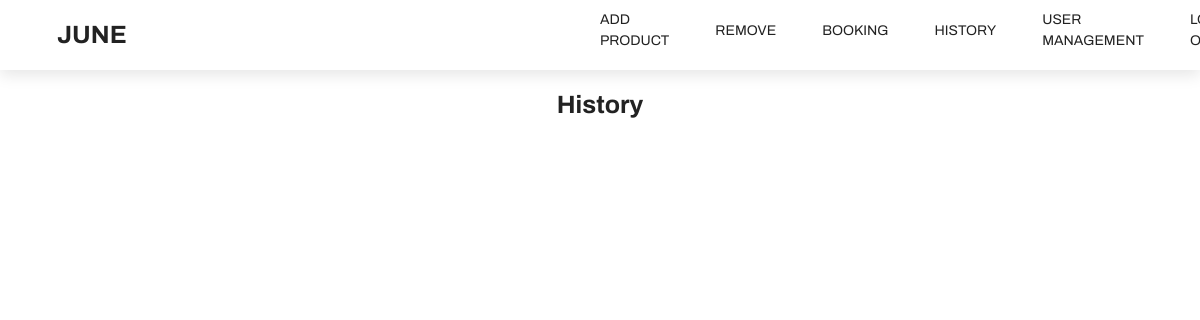
/history.php, run on an earlier commit of the app's database.
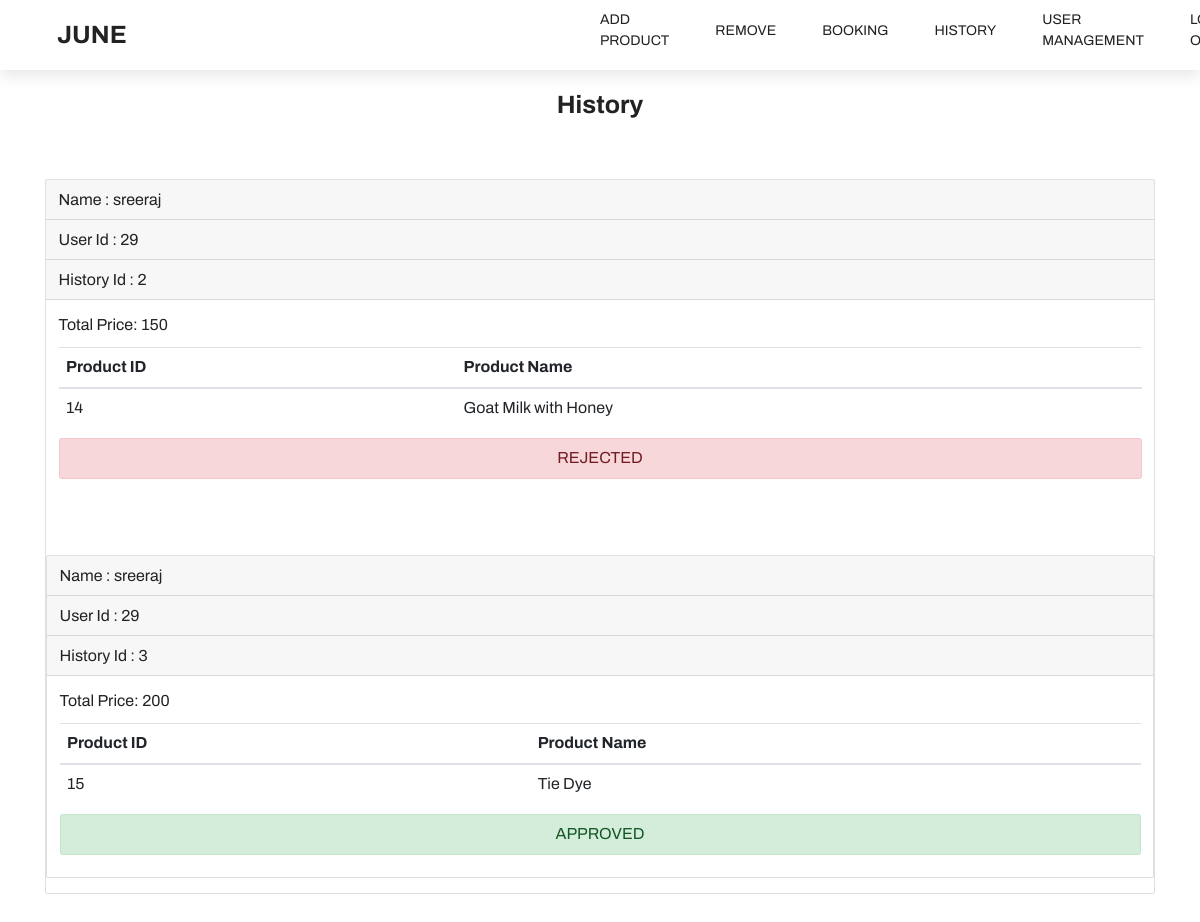
And on a later commit of the database.
### tables this page shows
CREATE TABLE `history` (
  `h_id` int(11) NOT NULL,
  `b_id` int(11) NOT NULL,
  `u_id` int(11) NOT NULL,
  `p_ids` varchar(100) NOT NULL,
  `price` varchar(50) NOT NULL,
  `status` varchar(20) NOT NULL
);

CREATE TABLE `user_credentials` (
  `u_id` int(11) NOT NULL,
  `first_name` varchar(30) NOT NULL,
  `last_name` varchar(30) NOT NULL,
  `mobile_number` varchar(30) NOT NULL,
  `email` varchar(30) NOT NULL,
  `date_of_birth` date NOT NULL,
  `address` varchar(500) NOT NULL,
  `passphrase` varchar(50) NOT NULL
);

CREATE TABLE `products` (
  `p_id` int(11) NOT NULL,
  `name` varchar(100) NOT NULL,
  `photo` longblob NOT NULL,
  `price` varchar(100) NOT NULL,
  `status` varchar(30) NOT NULL,
  `rating` varchar(20) NOT NULL,
  `availability` varchar(30) NOT NULL,
  `details` varchar(300) NOT NULL
);

### history.php (the view, shortened to what this page needs)
<?php
include './common/CommonAdminHeader.php';
$sql = "SELECT b.b_id, b.u_id, b.p_ids, b.price, b.status, u.first_name
        FROM history b
        INNER JOIN user_credentials u ON b.u_id = u.u_id";
$result = $conn->query($sql);
echo '<div class="container mt-5 p-5" >';
echo '<center class="mt-5">
    <h1><strong>History</strong></h1>
    </center>';
while ($row = $result->fetch_assoc()) {
    echo '<br>';
    $b_id = $row["b_id"];
    $u_id = $row["u_id"];
    $p_ids = $row["p_ids"];
    $price = $row["price"];
    $status = $row["status"];
    $user_first_name = $row["first_name"];
    echo '<div class="card mb-4 mt-5">';
    echo '<div class="card-header"> Name : ' . $user_first_name . '</div>';
    echo '<div class="card-header"> User Id : ' . $u_id . '</div>';
    echo '<div class="card-header"> History Id : ' . $b_id . '</div>';
    echo '<div class="card-body">';
    echo '<p>Total Price: ' . $price . '</p>';
    $p_ids_array = explode(',', $p_ids);
    echo '<table class="table">
            <thead>
                <tr>
                    <th>Product ID</th>
                    <th>Product Name</th>
                </tr>
            </thead>
            <tbody>';
    foreach ($p_ids_array as $p_id) {
        $product_query = "SELECT p_id, name FROM products WHERE p_id = $p_id";
        $product_result = $conn->query($product_query);
        while ($product_row = $product_result->fetch_assoc()) {
            $product_id = $product_row["p_id"];
            $product_name = $product_row["name"];
            echo '<tr>
                    <td>' . $product_id . '</td>
                    <td>' . $product_name . '</td>
                  </tr>';
        }
    }
    echo '</tbody>
          </table>';
    echo '<center>';
    if($status == 'APPROVED' || $status == 'approved')
    {
        echo '<div class="alert alert-success" role="alert">' . $status . '
            </div';
    }
    else if ($status == 'REJECTED' || $status == 'rejected')
    {
        echo '<div class="alert alert-danger" role="alert">' . $status . '
            </div';
    }
    echo '</div>';
    echo '</div>';
}
echo '</div>';
?>

### common/CommonAdminHeader.php (shortened to what this page needs)
<!DOCTYPE html>
<html lang="en">
<head>
  <link rel="stylesheet" href="https://cdnjs.cloudflare.com/ajax/libs/Glide.js/3.4.1/css/glide.core.css">
  <link rel="stylesheet" href="https://cdnjs.cloudflare.com/ajax/libs/Glide.js/3.4.1/css/glide.theme.min.css">
  <link rel="stylesheet" href="https://unpkg.com/aos@next/dist/aos.css" />
    <link rel="stylesheet" href="https://cdn.jsdelivr.net/npm/bootstrap@4.4.1/dist/css/bootstrap.min.css">
  <link rel="stylesheet" href="./styles/styles.css" />
</head>
<body>
  <header id="header" class="header">
    <div class="navigation">
      <div class="container">
        <nav class="nav">
          <div class="nav__logo">
            <a href="index.php" class="scroll-link">
              JUNE
            </a>
          </div>
          <div class="nav__menu">
            <ul class="nav__list">
              <li class="nav__item">
                <a href="add_product.php" class="nav__link scroll-link pr-5">add product</a>
              </li>
              <li class="nav__item">
                <a href="remove_update.php" class="nav__link scroll-link pr-5">remove</a>
              </li>
              <li class="nav__item">
                <a href="booking.php" class="nav__link scroll-link pr-5">booking</a>
              </li>
              <li class="nav__item">
                <a href="history.php" class="nav__link scroll-link pr-5">history</a>
              </li>
              <li class="nav__item">
                <a href="user_management.php" class="nav__link scroll-link pr-5">user management</a>
              </li>
              <li class="nav__item">
                <a href="login.php?from_admin=555" class="nav__link scroll-link pr-5">log out</a>
              </li>
            </ul>
          </div>
        </nav>
      </div>
    </div>
  </header>

### styles/styles.css (style rules this page uses)
:root { --primaryColor: #f1f1f1; --black: #222; --black2: #555; --black3: #252525; --black4: #000; --black5: #212529; --orange: #eb0028; --white: #fff; --grey: #959595; --grey2: #666; --grey3: #ccc; --secondaryColor: #2b1f4d; --yellow: #ffcc00; --green: #59b210; --blue: rgb(56, 10, 223); }
* { margin: 0; padding: 0; box-sizing: inherit; }
html { font-size: 62.5%; box-sizing: border-box; scroll-behavior: smooth; overflow-x: hidden; }
body { overflow-x: hidden; }
body, input { font-size: 1.6rem; font-weight: 400; font-family: "Archivo", sans-serif; color: var(--black); }
a { text-decoration: none; }
ul { list-style: none; }
.header { position: relative; }
.container { max-width: 117rem; margin: 0 auto; padding: 0 1.6rem; }
.navigation { position: relative; height: 7rem; box-shadow: 0 0.5rem 1.5rem rgba(0, 0, 0, 0.1); }
.nav { display: flex; align-items: center; justify-content: space-between; height: 100%; height: 7rem; padding: 0 1rem; }
.nav__logo a { font-size: 2.5rem; color: var(--black); padding: 1.6rem; font-weight: 700; }
.nav__menu { width: 50%; }
.nav__list { display: flex; align-items: center; height: 100%; width: 50%; }
.nav__item:not(:last-child) { margin-right: 1.6rem; }
.nav__list .nav__link:link, .nav__list .nav__link:visited { display: inline-block; font-size: 1.4rem; text-transform: uppercase; color: var(--black); transition: color 0.3s ease-in-out; }

### common/CommonAdminHeader.php (style rules this page uses)
.header { position: fixed; top: 0; left: 0; right: 0; background-color: #fff; z-index: 1000; }

What changed in the data, as far as the page shows it:
added history: u.first_name "sreeraj", u "29", b "2", price "150", status "REJECTED"
added products: p_id "14", name "Goat Milk with Honey"
added history: u.first_name "sreeraj", u "29", b "3", price "200", status "APPROVED"
added products: p_id "15", name "Tie Dye"
